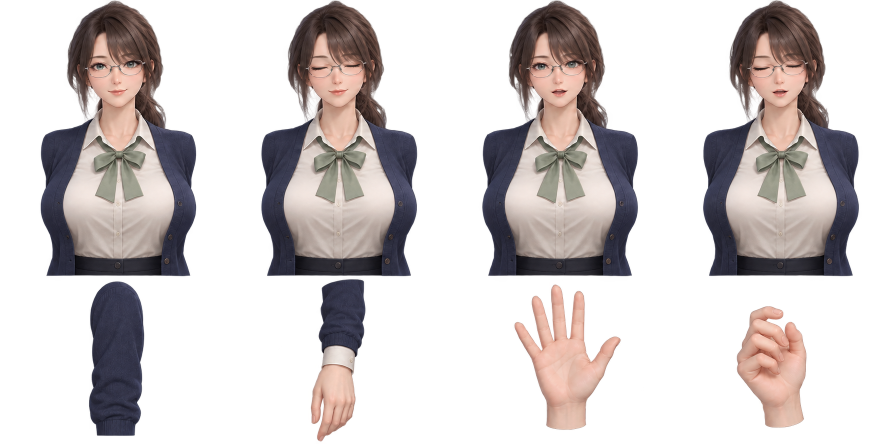
#> input picture live_agent/generator/assets/vtuber_teacher/atlas-v2.png, 1774 x 887 px, given in place of torso-modest-v7.png, which was not available (shown at 1/2 size)
$ python build_teacher_mesh_assets.py
#> lines starting #> are read from the running program, lines starting #| are printed output that depends on the picture; after the words box and inside, x2 and y2 are one past the last pixel; in counts of white or black regions, pixels touching at a corner belong together
### scripts/build_teacher_mesh_v7.py
#!/usr/bin/env python3
"""Register a repainted modest torso while retaining the v6 face and limbs.

Only largest-component alpha cleanup and uniform texture registration are used.
The original generated PNG and exact edit prompt remain versioned in source/.
Sizes and placement are authored staging configuration, not anthropometry.
"""
import hashlib
import json
from pathlib import Path

import cv2
import numpy as np
from PIL import Image

ROOT = Path(__file__).resolve().parents[1]
OUT = ROOT / 'frontend/public/assets/teacher-mesh'
SOURCE = OUT / 'source'


def build():
    source = SOURCE / 'torso-modest-v7.png'
    rgba = np.array(Image.open(source).convert('RGBA'))
#> rgba is the input picture: shape (887, 1774, 4); mean R, G, B, A 52.9, 46.5, 46, 95.8
    alpha = rgba[:, :, 3].copy()
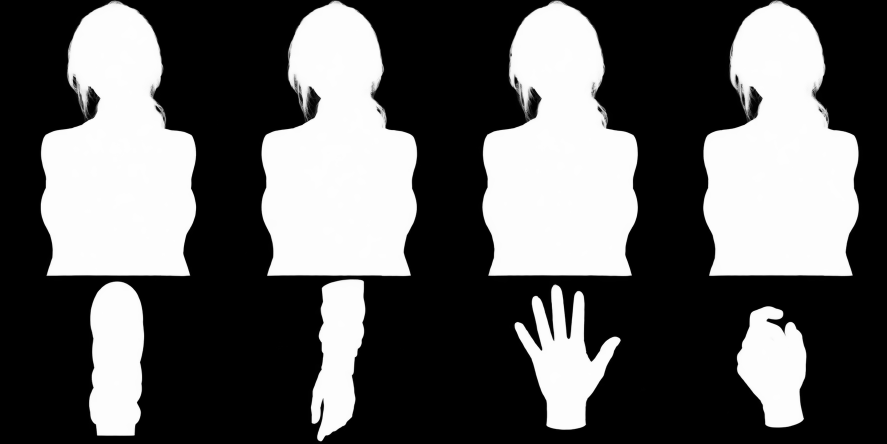
#> alpha: shape (887, 1774) (shown at 1/2 size); min 0, max 255, mean 95.8
    count, labels, stats, _ = cv2.connectedComponentsWithStats(
        (alpha > 32).astype(np.uint8), connectivity=8)
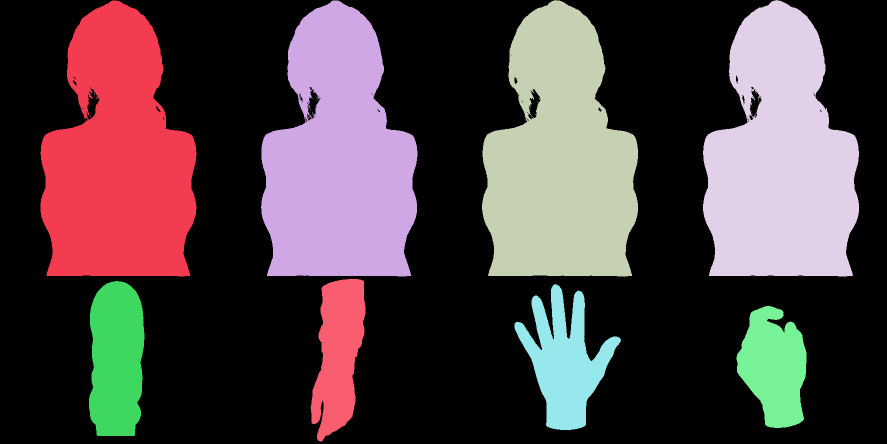
#> labels: shape (887, 1774) int32 (shown at 1/2 size); 31 distinct labels, from 0 to 30; one colour per label, 0 black
#> count = 31; stats = 31 rows, first 6: [0, 0, 1774, 887, 966058], [81, 1, 312, 552, 125234], [522, 1, 313, 552, 125398], [964, 0, 312, 553, 125488], [1406, 0, 312, 553, 125456], [188, 187, 2, 3, 3]
    if count <= 1:
        raise ValueError('Empty torso artwork')
    component = 1 + int(np.argmax(stats[1:, cv2.CC_STAT_AREA]))
#> component = 3
    keep = cv2.dilate((labels == component).astype(np.uint8),
                      np.ones((3, 3), np.uint8), iterations=1)
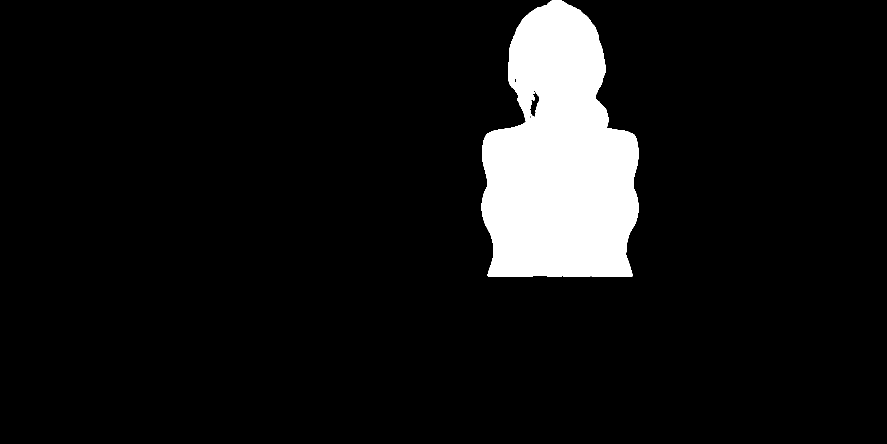
#> keep: shape (887, 1774) (shown at 1/2 size); values 0 (black) and 1 (white), 8.1% white; 1 white region, box (x1, y1, x2, y2) and area: (963, 0, 1277, 554) 127795
    rgba[:, :, 3] = np.where(keep, alpha, 0)
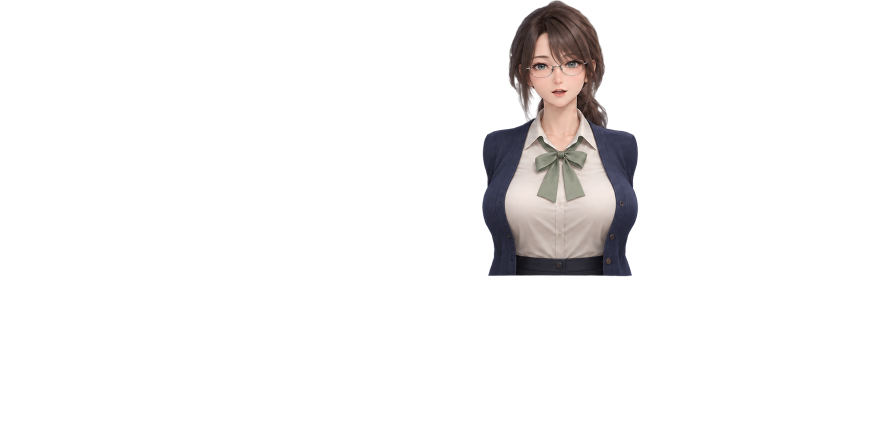
#> rgba: shape (887, 1774, 4) (shown at 1/2 size); mean R, G, B, A 52.9, 46.5, 46, 19.8; transparent parts drawn white
    ys, xs = np.where(rgba[:, :, 3] > 16)
    box = [int(xs.min()), int(ys.min()), int(xs.max())+1, int(ys.max())+1]
#> box = [964, 0, 1276, 553]
    tile = Image.fromarray(rgba).crop(box)
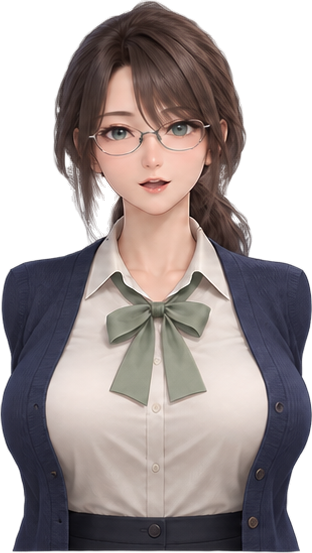
#> tile: PIL image 312x553 RGBA; mean R, G, B, A 94.2, 84.3, 84, 180.5; transparent parts drawn white
    tile.save(OUT / 'body-v7.png')

    parent = OUT / 'rig-v6.json'
#> (the run stopped early here; a loop or call above may not have finished)
